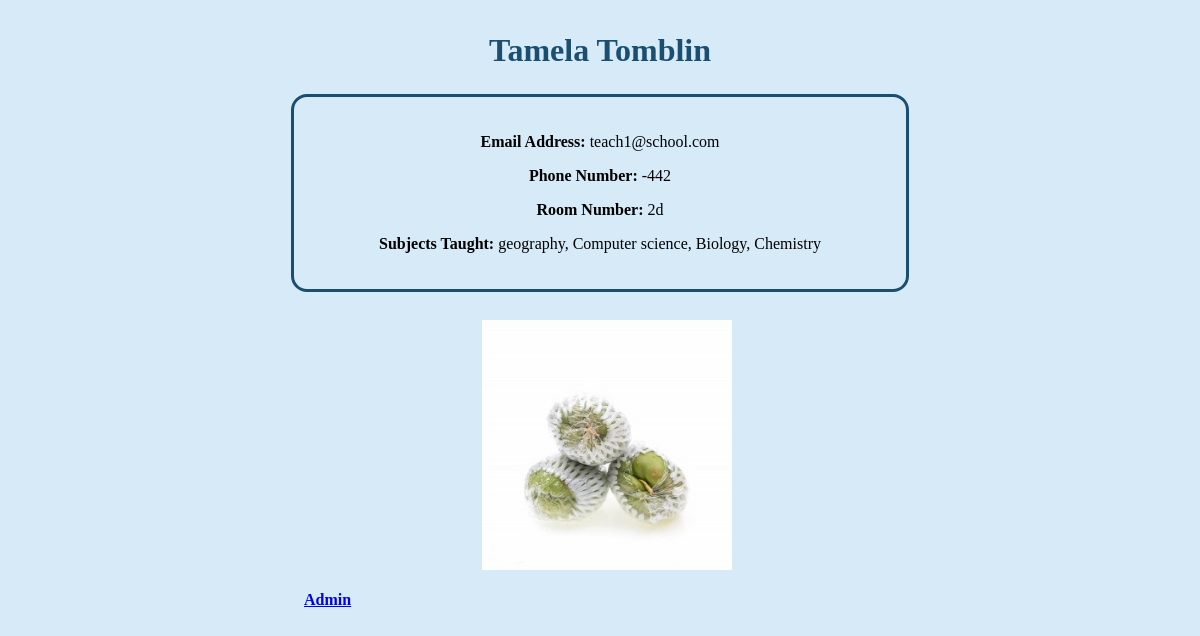
/128, run on the app's committed database.
### directory/models.py (models this page shows, shortened)
class Teacher(models.Model):
    First_Name = models.CharField('First Name', max_length=60, blank=False)
    Last_Name = models.CharField('Last Name', max_length=60, blank=False)
    Profile_Picture = models.CharField('Profile Picture', max_length=50)
    Email_Address = models.EmailField('Email Address', max_length = 254, unique=True, blank=False)
    Phone_Number = models.CharField('Phone Number', max_length=31)
    Room_Number = models.CharField('Room Number', max_length=10)
    Subjects_Taught = models.CharField('Subjects Taught', max_length=300)

### directory/views.py (the view)
# urls.py: path('', views.profile, name='director'),
def profile(request, teach_id):
    teacher = get_object_or_404(Teacher, pk=teach_id)
    url = f'../../static/directory/img/{teacher.Profile_Picture}'
    url_val = os.path.join(BASE_DIR, f'static/directory/img/{teacher.Profile_Picture}')
    if not os.path.isfile(url_val.replace('\\', '/')):
        url = '../static/directory/img/no-pp.jpg'
    return render(request, 'directory/profile.html', {'teacher': teacher, 'url': url})

### directory/templates/directory/profile.html (shortened to what this page needs)
{% load static %}
<link rel="stylesheet" href="../../static/directory/styles/css/directory.css">
<body>
        <div class='div-h1'>
            <h1>{{teacher.First_Name}} {{teacher.Last_Name}}</h1>
        </div>
            <div class="text-wrapper">
                <div class="inner-text-wrapper">
                    <div>
                        <p><b>Email Address:</b>   {{teacher.Email_Address}}</p>
                    </div>
                    <div>
                        <p><b>Phone Number:</b>    {{teacher.Phone_Number}}</p>
                    </div>
                    <div>
                        <p><b>Room Number:</b>     {{teacher.Room_Number}}</p>
                    </div>
                    <div>
                        <p><b>Subjects Taught:</b> {{teacher.Subjects_Taught}}</p>
                    </div>
                </div>
            </div>
            <br>
            <div class="img-wrapper">
                <img class='img-div' src="{% static '../' %}{{url}}" />
                <div class="admin-link-div"><a align='right' href='admin/'><h4>Admin</h4></a></div>
            </div>
<body>

### directory/static/directory/styles/css/directory.css (style rules this page uses)
body { background: #D6EAF8 }
.div-h1 { padding: 3px; margin: 0; margin-block-start: 0em; margin-block-end: 0em; box-align:center; text-align: center; color: #1B4F72; display: block; }
.text-wrapper { padding: 10px; margin: auto; width: 50%; border: 3px solid #1B4F72; border-radius: 1em; text-align: center; }
.inner-text-wrapper { padding: 10px; margin: auto; box-align: center; display: inline-block; }
.img-wrapper { padding: 10px; margin: auto; width: 50%; height: 350px; }
.img-div { padding-left: 30%; align: center; width: 250px; height: 250px; box-align: center; display: inline-block; }
.admin-link-div { width: 0; }

### data on the page
Teacher: First_Name "Tamela", Last_Name "Tomblin", Email_Address "teach1@school.com", Phone_Number "-442", Room_Number "2d", Subjects_Taught "geography, Computer science, Biology, Chemistry"
